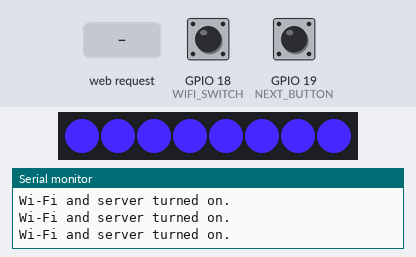
The sketch below on a simulated ESP32. Shown: 8 RGB LEDs in strip order, left to right, the last lines printed to the serial monitor. Inputs (shaded band) come from the test bench; at power-on: GPIO 19 (NEXT_BUTTON) LOW, GPIO 18 (WIFI_SWITCH) HIGH. Dim RGB values are drawn brighter than linear; the strip is taken to match the declared colour order; random numbers use the default seed unless the sketch sets one.

Above: at 2.2 s.
2.3 s: HTTP request GET /?prog3 received
At 3.72 s:
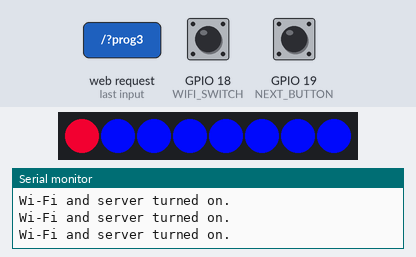
5.3 s: GPIO 19 (NEXT_BUTTON) pulled HIGH for 0.15 s
At 6.1 s:
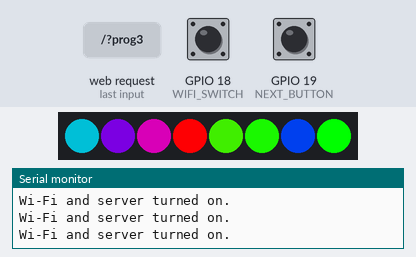
8.4 s: HTTP request GET /?nextmode received
At 8.97 s:
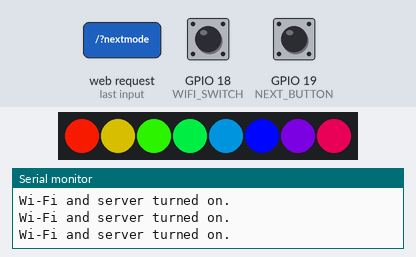
10.9 s: HTTP request GET /?prog8 received
At 11.11 s:
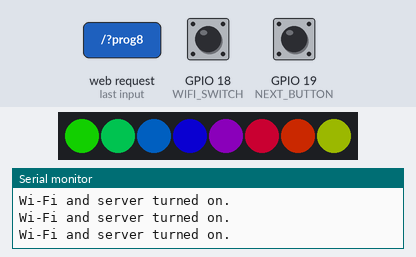
12.8 s: HTTP request GET /?prog9 received
At 13.03 s:
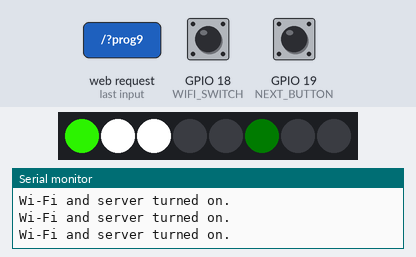
14.9 s: HTTP request GET /?prog4 received
At 15.7 s:
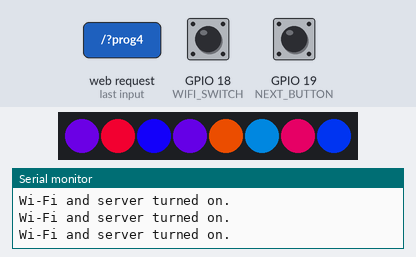
Timing chart, 0 to 21.7 s (numbered marks = the images above; inputs shaded):
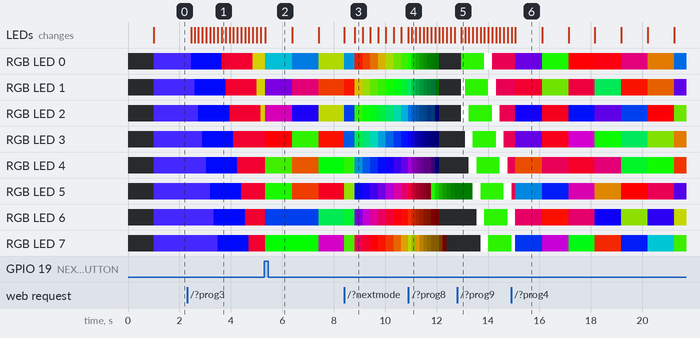

Measured:
- after the input at 2.3 s, RGB LED 0: RGB(69, 40, 255) → RGB(0, 9, 246) after 0.17 s, → RGB(213, 0, 42) 1.2 s later, → RGB(129, 126, 0) 1.2 s later; RGB LED 1: RGB(69, 40, 255) → RGB(0, 9, 246) after 0.29 s, → RGB(213, 0, 42) 1.2 s later, → RGB(129, 126, 0) 1.2 s later
- what the display in image 6 shows lasts 1.0 s, from 15.1 s to 16.1 s

The sketch:

LampProgram.ino
```cpp
#include <WiFi.h>

#include <WS2812FX.h>
#include <LiquidCrystal.h>

const char* ssid = "Lamp_No1";
const char* password = "skolakrizik";

WiFiServer server(80);

//Dont forget 18kOhm Resistor
#define LED_COUNT 8
#define LED_PIN 21
#define NEXT_BUTTON 19
#define WIFI_SWITCH 18

int ledModes[] = {0,3,7,10,12,13,17,22,32,39,43,46,55,62};
int currentState = 0;

bool nextButtonState = LOW;

//LED strip settings
WS2812FX ws2812fx = WS2812FX(LED_COUNT, LED_PIN, NEO_RGB + NEO_KHZ800);

//Change LED mode
static void ledMode(int num) {
  ws2812fx.setMode(ledModes[num]);
}

//Next mode function
static void nextMode() {
  if(currentState < 13) {
    currentState++;
  }else{
    currentState = 0;
  }
  ledMode(currentState);
}


void setup() {
  Serial.begin(9600);
  delay(1000);

  // Připojení k WiFi síti
  Serial.println();
  Serial.println("Připojování k WiFi síti...");
  WiFi.softAP(ssid, password);

  IPAddress IP = WiFi.softAPIP();
  Serial.print("IP adresa WiFi sítě: ");
  Serial.println(IP);

  server.begin();

  //Setting LED strip
  ws2812fx.init();
  ws2812fx.setBrightness(255);
  ws2812fx.setSpeed(1000);
  ws2812fx.setColor(0x4528ff);
  ws2812fx.setMode(FX_MODE_STATIC);
  ws2812fx.start();

    //setPins
  pinMode(NEXT_BUTTON, INPUT);
  pinMode(WIFI_SWITCH, INPUT);

  //setMode1
  ledMode(currentState);
}

void loop() {

  //ledsNessesery
  ws2812fx.service();

  //Mode Button
    if(digitalRead(NEXT_BUTTON) == HIGH) {
      if(nextButtonState == LOW) {
        nextButtonState = HIGH;
        nextMode();
      }
    }else{
      nextButtonState = LOW;
    }

  //Wifi staff
  WiFiClient client = server.available();   // Listen for incoming clients

  if (client) {                             // If a new client connects,
    Serial.println("Nový klient připojen.");
    while (!client.available()) {
      delay(1);
    }

    String request = client.readStringUntil('\r');
    Serial.println("Požadavek od klienta: ");
    Serial.println(request);

    client.println("HTTP/1.1 200 OK");
    client.println("Content-type:text/html");
    client.println();

    // Stránka pro ovládání LED
    client.println("<html lang=\"cs\">");
    client.println("<head>");
    client.println("<meta charset=\"UTF-8\">");
    client.println("<title>SkolaKrizikLogo</title>");
    client.println("<style>");
    client.println("* {");
    client.println("margin: 0;");
    client.println("padding: 0;");
    client.println("}");
    client.println("");
    client.println("html {");
    client.println("text-align: center;");
    client.println("background: rgb(0,28,47);");
    client.println("background: linear-gradient(133deg, rgba(0,28,47,1) 0%, rgba(0,20,54,1) 71%);");
    client.println("}");
    client.println("");
    client.println("button {");
    client.println("position: relative;");
    client.println("left: 0;");
    client.println("margin-top: 15px;");
    client.println("margin-bottom: 65px;");
    client.println("font-size: 45px;");
    client.println("padding: 0.6em 1.45em;");
    client.println("border-style: solid;");
    client.println("border-color: darkcyan;");
    client.println("outline: none;");
    client.println("color: rgb(255, 255, 255);");
    client.println("background: #000413;");
    client.println("cursor: pointer;");
    client.println("z-index: 0;");
    client.println("border-radius: 25px;");
    client.println("user-select: none;");
    client.println("-webkit-user-select: none;");
    client.println("touch-action: manipulation;");
    client.println("box-shadow: 0 0 16px rgba(123, 251, 255, 0.2), 0 0 16px rgba(0, 255, 255, 0.27);");
    client.println("display: inline-block;");
    client.println("}");
    client.println("");
    client.println(".nextbutton {");
    client.println("border-style: solid;");
    client.println("border-color: #1f0035;");
    client.println("font-size: 65px;");
    client.println("margin-top: 100px;");
    client.println("text-decoration: none;");
    client.println("position: relative;");
    client.println("padding: 0.6em 2em;");
    client.println("outline: none;");
    client.println("color: rgb(255, 255, 255);");
    client.println("background: #000413;");
    client.println("cursor: pointer;");
    client.println("z-index: 0;");
    client.println("border-radius: 10px;");
    client.println("user-select: none;");
    client.println("-webkit-user-select: none;");
    client.println("touch-action: manipulation;");
    client.println("box-shadow: 0 0 16px rgba(176, 123, 255, 0.2), 0 0 16px rgba(123, 0, 255, 0.27);");
    client.println("display: inline-block;");
    client.println("}");
    client.println("");
    client.println(".nextmode, a {");
    client.println("text-decoration: none;");
    client.println("}");
    client.println("");
    client.println(".krizik {");
    client.println("top: 50px;");
    client.println("margin-top: 100px;");
    client.println("font-size: 40px;");
    client.println("font-weight: 800;");
    client.println("font-family: Arial, serif;");
    client.println("text-transform: uppercase;");
    client.println("background: -webkit-linear-gradient(45deg, #ff8282, #ffbe89, #f7fd9c);");
    client.println("-webkit-background-clip: text;");
    client.println("-webkit-text-fill-color: transparent;");
    client.println("}");
    client.println(".text {");
    client.println("top: 50px;");
    client.println("margin-top: 100px;");
    client.println("font-size: 80px;");
    client.println("font-weight: 800;");
    client.println("font-family: Arial, serif;");
    client.println("text-transform: uppercase;");
    client.println("background: -webkit-linear-gradient(45deg, #b482ff, #9289ff, #9cecfd);");
    client.println("-webkit-background-clip: text;");
    client.println("-webkit-text-fill-color: transparent;");
    client.println("}");
    client.println(".text1 {");
    client.println("text-align: right;");
    client.println("padding: 10px 10px 10px 10px;");
    client.println("display: inline-block;");
    client.println("color: #9289ff;");
    client.println("margin-left: 75px;");
    client.println("text-decoration: none;");
    client.println("font-size: 50px;");
    client.println("outline: solid;");
    client.println("margin-top: 34px;");
    client.println("}");
    client.println(".buttons {");
    client.println("text-align: left;");
    client.println("margin-left: 75px;");
    client.println("}");
    client.println("</style>");
    client.println("</head>");
    client.println("<body>");
    client.println("<!--- Top --->");
    client.println("<div>");
    client.println("<p class=\"krizik\">VOŠ a SPŠE Františka Křižíka</p>");
    client.println("<span class=\"logo\"></span>");
    client.println("<p class=\"text\">Zde můžete upravovat módy vašeho modelu</p>");
    client.println("</div>");
    client.println("");
    client.println("<!--- Tlačítko Další --->");
    client.println("<div>");
    client.println("<a class=\"nextmode\" href=\"/?nextmode\">");
    client.println("<button class=\"nextbutton\" type=\"button\" name=\"nextmode\">Další mód</button>");
    client.println("</a>");
    client.println("</div>");
    client.println("");
    client.println("<!--- Tlačítka --->");
    client.println("<div class=\"buttons\">");
    client.println("<br><br>");
    client.println("");
    client.println("<!--- Tlačítko 1 --->");
    client.println("<div>");
    client.println("<a href=\"/?prog1\">");
    client.println("<button type=\"button\" name=\"prog1\">Mód č.1</button>");
    client.println("</a>");
    client.println("<p class=\"text1\">Static</p>");
    client.println("</div>");
    client.println("<br><br>");
    client.println("");
    client.println("<!--- Tlačítko 2 --->");
    client.println("<div>");
    client.println("<a href=\"/?prog2\">");
    client.println("<button type=\"button\" name=\"prog2\">Mód č.2</button>");
    client.println("</a>");
    client.println("<p class=\"text1\">Color Wipe</p>");
    client.println("</div>");
    client.println("<br><br>");
    client.println("");
    client.println("<!--- Tlačítko 3 --->");
    client.println("<div>");
    client.println("<a href=\"/?prog3\">");
    client.println("<button type=\"button\" name=\"prog3\">Mód č.3</button>");
    client.println("</a>");
    client.println("<p class=\"text1\">Color Wipe Random</p>");
    client.println("</div>");
    client.println("<br><br>");
    client.println("");
    client.println("<!--- Tlačítko 4 --->");
    client.println("<div>");
    client.println("<a href=\"/?prog4\">");
    client.println("<button type=\"button\" name=\"prog4\">Mód č.4</button>");
    client.println("</a>");
    client.println("<p class=\"text1\">Multi Dynamic</p>");
    client.println("</div>");
    client.println("<br><br>");
    client.println("");
    client.println("<!--- Tlačítko 5 --->");
    client.println("<div>");
    client.println("<a href=\"/?prog5\">");
    client.println("<button type=\"button\" name=\"prog5\">Mód č.5</button>");
    client.println("</a>");
    client.println("<p class=\"text1\">Rainbow Cycle</p>");
    client.println("</div>");
    client.println("<br><br>");
    client.println("");
    client.println("<!--- Tlačítko 6 --->");
    client.println("<div>");
    client.println("<a href=\"/?prog6\">");
    client.println("<button type=\"button\" name=\"prog6\">Mód č.6</button>");
    client.println("</a>");
    client.println("<p class=\"text1\">Scan</p>");
    client.println("</div>");
    client.println("<br><br>");
    client.println("");
    client.println("<!--- Tlačítko 7 --->");
    client.println("<div>");
    client.println("<a href=\"/?prog7\">");
    client.println("<button type=\"button\" name=\"prog7\">Mód č.7</button>");
    client.println("</a>");
    client.println("<p class=\"text1\">Theater Chase Rainbow</p>");
    client.println("</div>");
    client.println("<br><br>");
    client.println("");
    client.println("<!--- Tlačítko 8 --->");
    client.println("<div>");
    client.println("<a href=\"/?prog8\">");
    client.println("<button type=\"button\" name=\"prog8\">Mód č.8</button>");
    client.println("</a>");
    client.println("<p class=\"text1\">Twinkle Fade Random</p>");
    client.println("</div>");
    client.println("<br><br>");
    client.println("");
    client.println("<!--- Tlačítko 9 --->");
    client.println("<div>");
    client.println("<a href=\"/?prog9\">");
    client.println("<button type=\"button\" name=\"prog9\">Mód č.9</button>");
    client.println("</a>");
    client.println("<p class=\"text1\">Chase Random</p>");
    client.println("</div>");
    client.println("<br><br>");
    client.println("");
    client.println("<!--- Tlačítko 10 --->");
    client.println("<div>");
    client.println("<a href=\"/?prog10\">");
    client.println("<button type=\"button\" name=\"prog10\">Mód č.10</button>");
    client.println("</a>");
    client.println("<p class=\"text1\">Color Sweep Random</p>");
    client.println("</div>");
    client.println("<br><br>");
    client.println("");
    client.println("<!--- Tlačítko 11 --->");
    client.println("<div>");
    client.println("<a href=\"/?prog11\">");
    client.println("<button type=\"button\" name=\"prog11\">Mód č.11</button>");
    client.println("</a>");
    client.println("<p class=\"text1\">Larson Scanner</p>");
    client.println("</div>");
    client.println("<br><br>");
    client.println("");
    client.println("<!--- Tlačítko 12 --->");
    client.println("<div>");
    client.println("<a href=\"/?prog12\">");
    client.println("<button type=\"button\" name=\"prog12\">Mód č.12</button>");
    client.println("</a>");
    client.println("<p class=\"text1\">Fireworks Random</p>");
    client.println("</div>");
    client.println("<br><br>");
    client.println("");
    client.println("<!--- Tlačítko 13 --->");
    client.println("<div>");
    client.println("<a href=\"/?prog13\">");
    client.println("<button type=\"button\" name=\"prog13\">Mód č.13</button>");
    client.println("</a>");
    client.println("<p class=\"text1\">TwinkleFOX</p>");
    client.println("</div>");
    client.println("<br><br>");
    client.println("");
    client.println("<!--- Tlačítko 14 --->");
    client.println("<div>");
    client.println("<a href=\"/?prog14\">");
    client.println("<button type=\"button\" name=\"prog14\">Mód č.14</button>");
    client.println("</a>");
    client.println("<p class=\"text1\">Rainbow Slide</p>");
    client.println("</div>");
    client.println("<br><br>");
    client.println("");
    client.println("<!--- xxx --->");
    client.println("</div>");
    client.println("</body>");
    client.println("</html>");


    if (request.indexOf("/?nextmode") != -1) {
      //next mode
      Serial.println("NextMode");
      nextMode();
    }
    if (request.indexOf("/?prog1") != -1) {
      //next mode
      Serial.println("Program1");
      ledMode(0);
      currentState = 0;
    }
    if (request.indexOf("/?prog2") != -1) {
      //next mode
      Serial.println("Program2");
      ledMode(1);
      currentState = 1;
    }
    if (request.indexOf("/?prog3") != -1) {
      //next mode
      Serial.println("Program3");
      ledMode(2);
      currentState = 2;
    }
    if (request.indexOf("/?prog4") != -1) {
      //next mode
      Serial.println("Program4");
      ledMode(3);
      currentState = 3;
    }
    if (request.indexOf("/?prog5") != -1) {
      //next mode
      Serial.println("Program5");
      ledMode(4);
      currentState = 4;
    }
    if (request.indexOf("/?prog6") != -1) {
      //next mode
      Serial.println("Program6");
      ledMode(5);
      currentState = 5;
    }
    if (request.indexOf("/?prog7") != -1) {
      //next mode
      Serial.println("Program7");
      ledMode(6);
      currentState = 6;
    }
    if (request.indexOf("/?prog8") != -1) {
      //next mode
      Serial.println("Program8");
      ledMode(7);
      currentState = 7;
    }
    if (request.indexOf("/?prog9") != -1) {
      //next mode
      Serial.println("Program9");
      ledMode(8);
      currentState = 8;
    }
    if (request.indexOf("/?prog10") != -1) {
      //next mode
      Serial.println("Program10");
      ledMode(9);
      currentState = 9;
    }
    if (request.indexOf("/?prog11") != -1) {
      //next mode
      Serial.println("Program11");
      ledMode(10);
      currentState = 10;
    }
    if (request.indexOf("/?prog12") != -1) {
      //next mode
      Serial.println("Program12");
      ledMode(11);
      currentState = 11;
    }
    if (request.indexOf("/?prog13") != -1) {
      //next mode
      Serial.println("Program13");
      ledMode(12);
      currentState = 12;
    }
    if (request.indexOf("/?prog14") != -1) {
      //next mode
      Serial.println("Program14");
      ledMode(13);
      currentState = 13;
    }


    client.flush();
    client.stop();
    Serial.println("Klient odpojen.");
  }

  if(digitalRead(WIFI_SWITCH) == LOW) {
    // Turn off Wi-Fi and server
    WiFi.softAPdisconnect(true); // Disconnect from the AP and disable the soft-AP
    server.close(); // Stop the server
    Serial.println("Wi-Fi and server turned off.");
  } else {
    // Turn on Wi-Fi and server
    WiFi.softAP(ssid, password); // Re-enable the soft-AP
    server.begin(); // Restart the server
    Serial.println("Wi-Fi and server turned on.");
  }

}
```
